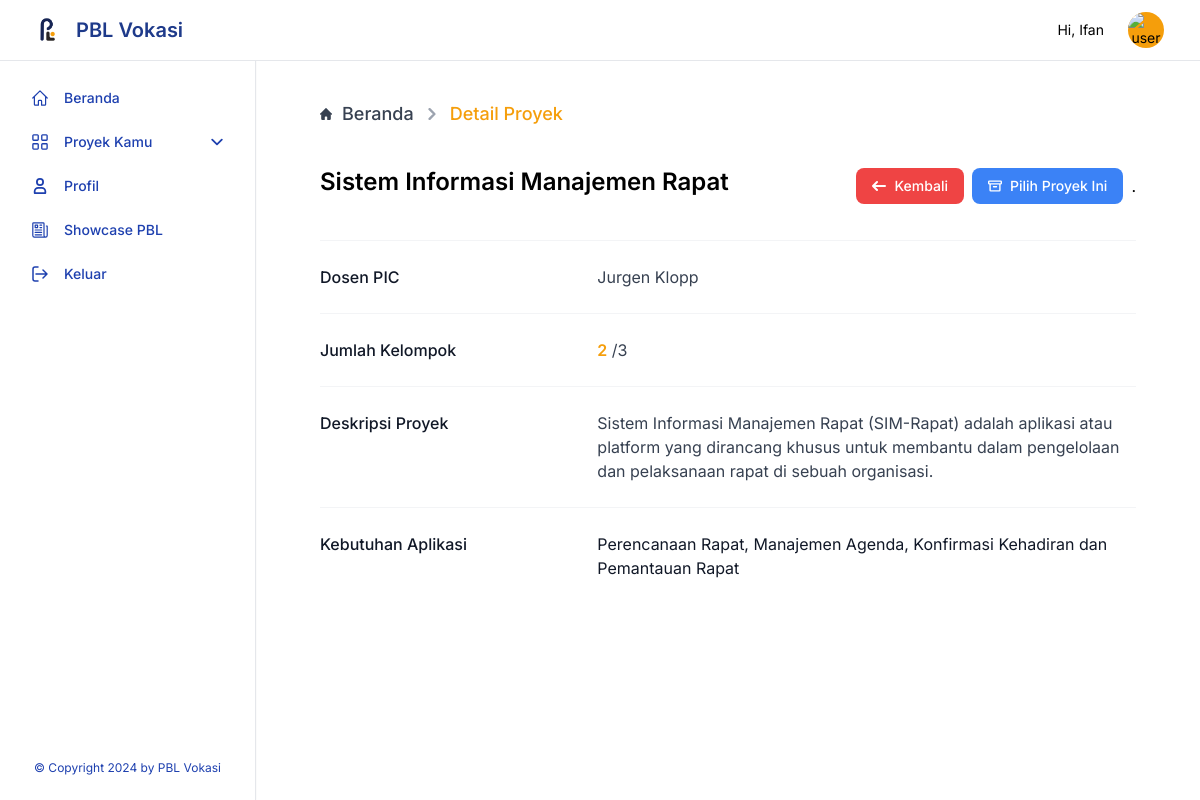
The page /user/detail-project.php?id=43 (signed in) on the database as committed earlier.
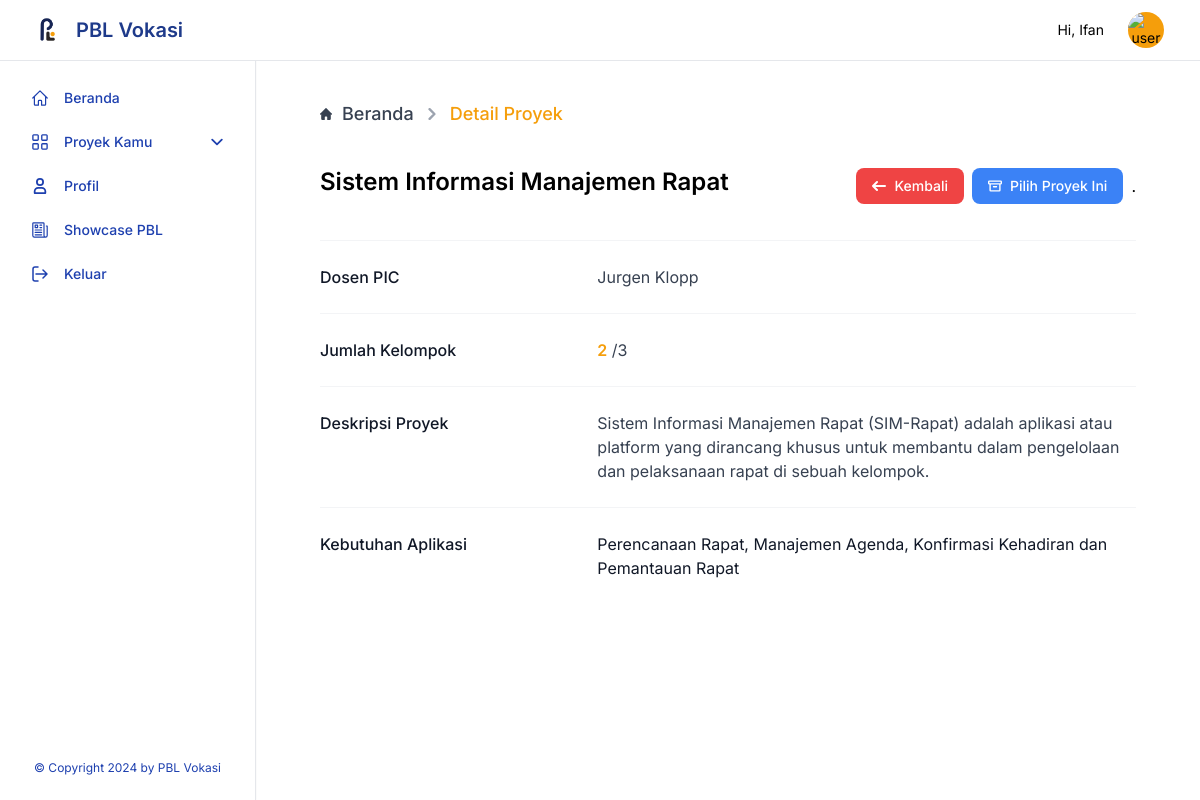
The same page on the database as committed later.
### tables this page shows
CREATE TABLE `proyek` (
  `id_proyek` int(20) NOT NULL,
  `nama_proyek` varchar(500) NOT NULL,
  `deskripsi_proyek` varchar(2500) NOT NULL,
  `id_user` varchar(250) NOT NULL,
  `req` varchar(2500) NOT NULL,
  `minggu` int(10) NOT NULL,
  `status_show` varchar(10) NOT NULL,
  `pict` varchar(250) NOT NULL
);

CREATE TABLE `user` (
  `email` varchar(250) NOT NULL,
  `id` varchar(20) NOT NULL,
  `nama_user` varchar(250) NOT NULL,
  `level` varchar(250) NOT NULL,
  `gambar` varchar(500) NOT NULL,
  `password` varchar(700) NOT NULL
);

### query/query.php (called while the page is built, shortened)
<?php
require 'connectdb.php';
function execThis($query)
{
  global $conn;
  $result = mysqli_query($conn, $query);
  $rows = [];
  while ($row = mysqli_fetch_assoc($result)) {
    $rows[] = $row;
  }
  return $rows;
}

### user/detail-project.php (the view, shortened to what this page needs)
<?php
require "../query/query.php";
$projects = execThis("SELECT id_user, id_proyek, req, deskripsi_proyek, nama_proyek, nama_user FROM proyek JOIN user ON user.email = proyek.id_user WHERE id_proyek = " . $_GET['id'] . "");
$sum_bunch = mysqli_query($conn, "SELECT * FROM bunch WHERE project_id = " . $_GET['id'] . "");
$sum_num = mysqli_num_rows($sum_bunch);
?>
<!DOCTYPE html>
<html lang="en">
<head>
  <?php include("./includes/head.php") ?>
</head>
<body class="">
  <?php include("./includes/navbar.php") ?>
  <?php include("./includes/aside.php") ?>
  <div class="p-4 sm:ml-64">
    <div class="rounded-lg mt-14 flex flex-col item-start">
      <div class="mx-auto w-full px-4 lg:px-12">
        <nav class="flex my-7" aria-label="Breadcrumb">
          <ol class="inline-flex items-center space-x-1 md:space-x-2 rtl:space-x-reverse">
            <li class="inline-flex items-center">
              <a href="./dashboard.php" class="inline-flex items-center text-lg font-medium text-gray-700 hover:text-amber-500">
                Beranda
              </a>
            </li>
            <li aria-current="page">
              <div class="flex items-center">
                <svg class="rtl:rotate-180 w-3 h-3 text-gray-400 mx-1" aria-hidden="true" xmlns="http://www.w3.org/2000/svg" fill="none" viewBox="0 0 6 10">
                  <path stroke="currentColor" stroke-linecap="round" stroke-linejoin="round" stroke-width="2" d="m1 9 4-4-4-4" />
                </svg>
                <span class="ms-1 text-lg font-medium text-amber-500 md:ms-2">Detail Proyek</span>
              </div>
            </li>
          </ol>
        </nav>
        <div class="flex w-full flex-wrap justify-between items-center">
          <div class="">
            <h2 class="text-2xl mb-2 font-semibold"><?= $projects[0]['nama_proyek'] ?></h2>
          </div>
          <div class="flex items-center flex-wrap">
            <a href="./dashboard.php" type="button" class="text-white bg-red-500 hover:bg-red-400 focus:ring-4 focus:outline-none focus:ring-red-300 font-medium rounded-lg text-sm px-4 py-2 text-center inline-flex items-center me-2 my-3">
              <svg class="w-3.5 h-3.5 me-2" aria-hidden="true" xmlns="http://www.w3.org/2000/svg" fill="none" viewBox="0 0 14 10">
                <path stroke="currentColor" stroke-linecap="round" stroke-linejoin="round" stroke-width="2" d="M13 5H1m0 0 4 4M1 5l4-4" />
              </svg>
              Kembali
            </a>
            <?php if ($sum_num < 3) : ?>
              <button data-modal-target="popup-modal" data-modal-toggle="popup-modal" type="button" class="text-white bg-blue-500 hover:bg-blue-600 focus:ring-4 focus:outline-none focus:ring-blue-300 font-medium rounded-lg text-sm px-4 py-2 text-center inline-flex items-center me-2 my-3">
                <svg class="w-3.5 h-3.5 me-2" aria-hidden="true" xmlns="http://www.w3.org/2000/svg" fill="none" viewBox="0 0 20 16">
                  <path stroke="currentColor" stroke-linejoin="round" stroke-width="2" d="M8 8v1h4V8m4 7H4a1 1 0 0 1-1-1V5h14v9a1 1 0 0 1-1 1ZM2 1h16a1 1 0 0 1 1 1v2a1 1 0 0 1-1 1H2a1 1 0 0 1-1-1V2a1 1 0 0 1 1-1Z" />
                </svg>
                Pilih Proyek Ini
              </button>.
            <?php endif; ?>
          </div>
        </div>
        <div class="mt-6 border-t border-gray-100">
          <dl class="divide-y divide-gray-100">
            <div class="px-4 py-6 sm:grid sm:grid-cols-3 sm:gap-4 sm:px-0">
              <dt class="text-md font-medium leading-6 text-gray-900">Dosen PIC</dt>
              <dd class="mt-1 text-md leading-6 text-gray-700 sm:col-span-2 sm:mt-0"><?= $projects[0]['nama_user'] ?></dd>
            </div>
            <div class="px-4 py-6 sm:grid sm:grid-cols-3 sm:gap-4 sm:px-0">
              <dt class="text-md font-medium leading-6 text-gray-900">Jumlah Kelompok</dt>
              <dd class="mt-1 text-md leading-6 text-gray-700 sm:col-span-2 sm:mt-0"> <span class="font-semibold text-amber-500"><?= $sum_num ?></span> /3</dd>
            </div>
            <div class="px-4 py-6 sm:grid sm:grid-cols-3 sm:gap-4 sm:px-0">
              <dt class="text-md font-medium leading-6 text-gray-900">Deskripsi Proyek</dt>
              <dd class="mt-1 text-md leading-6 text-gray-700 sm:col-span-2 sm:mt-0"><?= $projects[0]['deskripsi_proyek'] ?></dd>
            </div>
            <div class="px-4 py-6 sm:grid sm:grid-cols-3 sm:gap-4 sm:px-0">
              <dt class="text-md font-medium leading-6 text-gray-900">Kebutuhan Aplikasi</dt>
              <dd class="mt-2 text-md text-gray-900 sm:col-span-2 sm:mt-0">
                <?= $projects[0]['req'] ?>
              </dd>
            </div>
          </dl>
        </div>
      </div>
    </div>
</body>
</html>

Rows that differ between the two databases and show on the page:
changed proyek "Sistem Informasi Manajemen Rapat": deskripsi_proyek "…pelaksanaan rapat di sebuah organisasi." → "…pelaksanaan rapat di sebuah kelompok."
